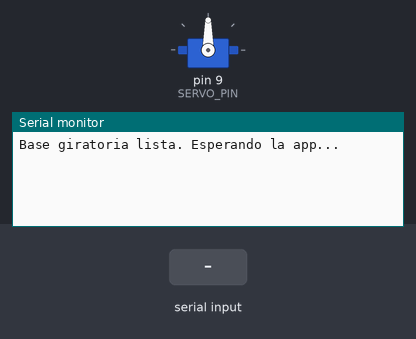
Bench run of a sketch on a simulated Arduino Uno, built with avr-gcc and run on an emulated ATmega328P. Parts: servo, the last lines printed to the serial monitor. The inputs (shaded band) are chosen by the test bench.

Above: at 1.2 s.
1.3 s: "PING\n" received over the second serial link
At 2.5 s:
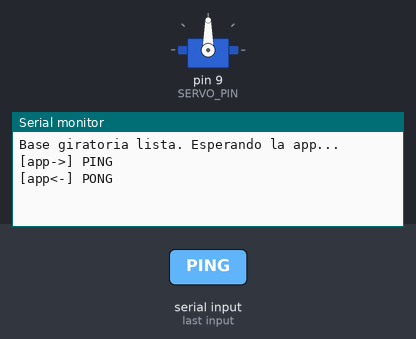
2.8 s: "G:\n" received over the second serial link
At 4.0 s:
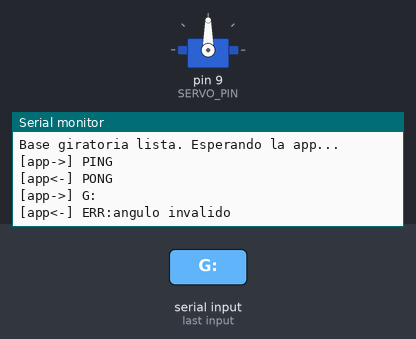
4.3 s: "90,45\n" received over the second serial link
At 5.4 s:
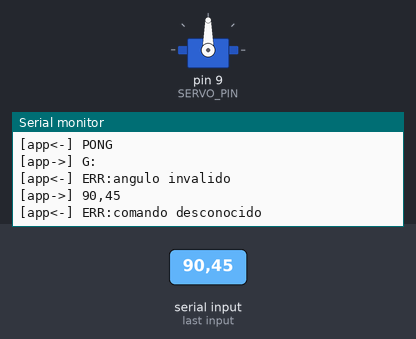

Measured:
- after the input at 1.3 s, the serial monitor: prints a new line at once (image 1)
- after the input at 2.8 s, the serial monitor: prints a new line at once (image 2)
- after the input at 4.3 s, the serial monitor: prints a new line at once (image 3)

The sketch:

base_giratoria.ino
```cpp
/*
 * ============================================================================
 *  BASE GIRATORIA — Arduino UNO + módulo BLE HM-10 (o clon: AT-09, BT05,
 *  MLT-BT05, CC41-A) + servo.
 * ============================================================================
 *
 *  CONEXIONES
 *    HM-10 VCC -> 5V        HM-10 GND -> GND
 *    HM-10 TXD -> pin 2     HM-10 RXD -> pin 3 (con divisor 1k/2k: el RX del
 *                                              HM-10 es de 3.3 V)
 *    Servo MG996R: naranja (señal) -> pin 9
 *                  rojo (+)       -> + de una FUENTE EXTERNA 5-6 V, 3 A o más
 *                  café (-)       -> GND común (Arduino + fuente)
 *    NUNCA alimentes el MG996R desde el 5V del Arduino: pide hasta 2.5 A y
 *    reinicia el Arduino. Ver esquema_base_giratoria.html.
 *
 *  NOMBRE BLE
 *    La app acepta "BaseGiro" y también los nombres de fábrica (HMSoft, BT05,
 *    MLT-BT05, CC41-A), así que funciona sin configurar nada. Para renombrarlo
 *    (recomendado si hay otros HM-10 cerca): con el módulo SIN conexión,
 *    escribe en el Monitor Serie (9600, "Ambos NL & CR"):  AT+NAMEBaseGiro
 *    Este sketch reenvía al módulo lo que escribes en el Monitor Serie.
 *
 *  PROTOCOLO (líneas terminadas en '\n')
 *    PING        -> PONG          (la app lo manda al conectarse)
 *    G:<0-180>   -> OK:G:<grados> (gira el servo suave hasta ese ángulo)
 *    otra cosa   -> ERR:<motivo>
 *
 *  NO es un HM-10 si en el celular aparece solo en los ajustes de Bluetooth
 *  con PIN 1234 (HC-05/HC-06): ese no sirve, usa base_giratoria_esp32.
 * ============================================================================
 */

#include <SoftwareSerial.h>
#include <Servo.h>

#define BT_RX_PIN 2   // recibe del TXD del HM-10
#define BT_TX_PIN 3   // va al RXD del HM-10
#define SERVO_PIN 9
#define ANGULO_INICIAL 90
// Giro suave: 1 grado cada PASO_MS (180° en ~1.4 s). Un salto directo con el
// MG996R lanza el teléfono de la base y da un pico de corriente.
#define PASO_MS 8

SoftwareSerial bt(BT_RX_PIN, BT_TX_PIN);
Servo servo;
int anguloActual = ANGULO_INICIAL;
int anguloObjetivo = ANGULO_INICIAL;
unsigned long ultimoPaso = 0;
String linea = "";

void responder(const String& s) {
  bt.print(s);
  bt.print('\n');
  Serial.print("[app<-] ");
  Serial.println(s);
}

void procesar(String cmd) {
  cmd.trim();
  Serial.print("[app->] ");
  Serial.println(cmd);
  // indexOf: algunos clones anteponen avisos tipo "OK+CONN" sin salto de línea.
  if (cmd.indexOf("PING") >= 0) {
    responder("PONG");
    return;
  }
  int g = cmd.indexOf("G:");
  if (g >= 0) {
    String num = cmd.substring(g + 2);
    if (num.length() == 0 || !isDigit(num[0])) {
      responder("ERR:angulo invalido");
      return;
    }
    int grados = constrain(num.toInt(), 0, 180);
    anguloObjetivo = grados;  // loop() lo alcanza de a poco
    responder("OK:G:" + String(grados));
    return;
  }
  if (cmd.length() > 0) responder("ERR:comando desconocido");
}

void setup() {
  Serial.begin(9600);
  bt.begin(9600);  // velocidad de fábrica del HM-10
  servo.attach(SERVO_PIN);
  servo.write(ANGULO_INICIAL);
  Serial.println("Base giratoria lista. Esperando la app...");
}

// Avanza un grado hacia el objetivo sin bloquear: el BLE se sigue leyendo.
void moverServo() {
  if (anguloActual == anguloObjetivo || millis() - ultimoPaso < PASO_MS) return;
  ultimoPaso = millis();
  anguloActual += (anguloObjetivo > anguloActual) ? 1 : -1;
  servo.write(anguloActual);
}

void loop() {
  moverServo();
  while (bt.available()) {
    char c = bt.read();
    if (c == '\n' || c == '\r') {
      if (linea.length() > 0) procesar(linea);
      linea = "";
    } else if (linea.length() < 40) {
      linea += c;
    }
  }
  // Puente Monitor Serie -> HM-10 (para comandos AT de configuración).
  while (Serial.available()) bt.write(Serial.read());
}
```
